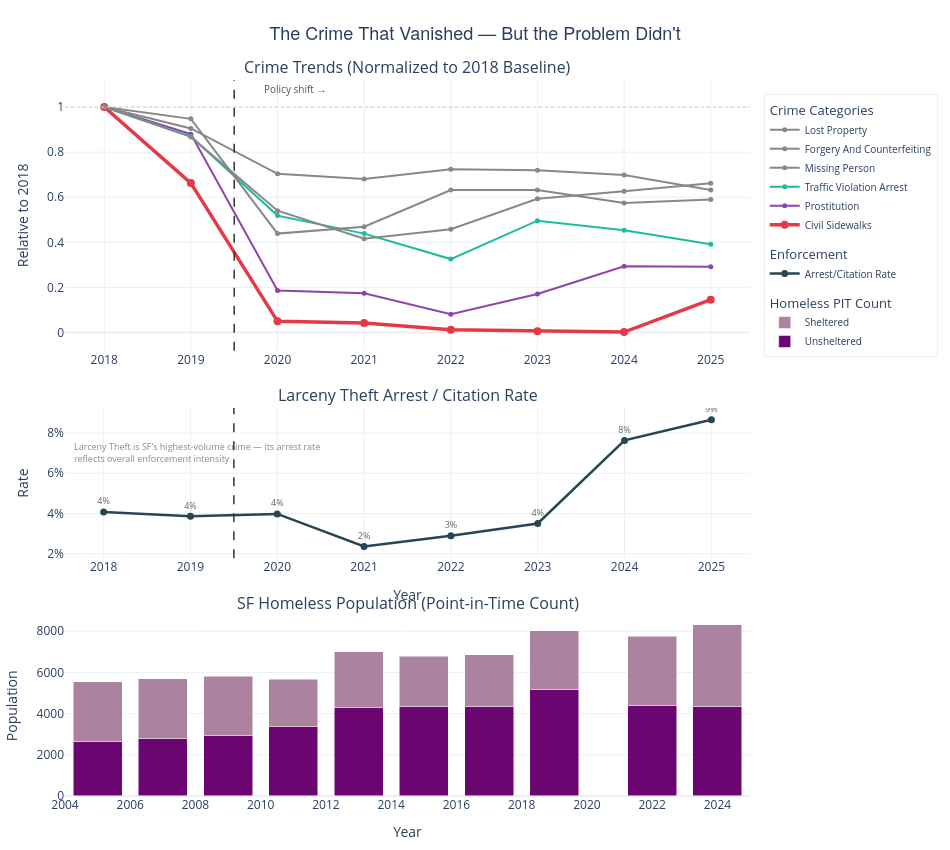

The notebook cell this image was saved under:
### Code cell
# --- VISUALIZATION 3: Interactive 3-panel Plotly dashboard ---

fig = make_subplots(
    rows=3, cols=1,
    row_heights=[0.45, 0.25, 0.30],
    shared_xaxes=False,
    vertical_spacing=0.08,
    subplot_titles=[
        'Crime Trends (Normalized to 2018 Baseline)',
        'Larceny Theft Arrest / Citation Rate',
        'SF Homeless Population (Point-in-Time Count)'
    ]
)

# --- Top panel: Crime trend lines ---
for crime in story_categories:
    crime_data = story_yearly[story_yearly['Incident Category'] == crime]
    is_cs = crime == 'Civil Sidewalks'
    color = PLOTLY_COLORS.get(crime, '#888')
    fig.add_trace(
        go.Scatter(
            x=crime_data['Year'],
            y=crime_data['Normalized'],
            name=crime,
            mode='lines+markers',
            line=dict(color=color, width=3.5 if is_cs else 2),
            marker=dict(size=8 if is_cs else 5),
            legendgroup='crimes',
            legendgrouptitle_text='Crime Categories',
            hovertemplate=(
                f'<b>{crime}</b><br>'
                'Year: %{x}<br>'
                'Relative to 2018: %{y:.2f}x<br>'
                f'Absolute: %{{customdata:,}}'
                '<extra></extra>'
            ),
            customdata=crime_data['Count'],
        ),
        row=1, col=1
    )

# Boudin line
fig.add_vline(x=2019.5, line_dash='dash', line_color=PALETTE['boudin_line'],
              line_width=1.5, row=1, col=1)
fig.add_annotation(
    x=2020.2, y=1.08, text='Policy shift \u2192', showarrow=False,
    font=dict(size=10, color=PALETTE['annotation']), row=1, col=1
)
fig.add_hline(y=1.0, line_dash='dot', line_color='#ccc', line_width=1, row=1, col=1)

# --- Middle panel: Arrest rate ---
fig.add_trace(
    go.Scatter(
        x=arrest_yearly['Year'],
        y=arrest_yearly['Arrest_Rate'],
        name='Arrest/Citation Rate',
        mode='lines+markers+text',
        line=dict(color=PALETTE['larceny_theft'], width=2.5),
        marker=dict(size=7, color=PALETTE['larceny_theft']),
        text=[f'{r:.0%}' for r in arrest_yearly['Arrest_Rate']],
        textposition='top center',
        textfont=dict(size=9, color='#666'),
        legendgroup='enforcement',
        legendgrouptitle_text='Enforcement',
        hovertemplate=(
            '<b>Larceny Theft Enforcement</b><br>'
            'Year: %{x}<br>'
            'Arrest/Citation Rate: %{y:.1%}<br>'
            '<extra></extra>'
        ),
    ),
    row=2, col=1
)

fig.add_vline(x=2019.5, line_dash='dash', line_color=PALETTE['boudin_line'],
              line_width=1.5, row=2, col=1)

# --- Bottom panel: Homeless population ---
for htype, color in [('Unsheltered', PALETTE['homeless_unsheltered']),
                      ('Sheltered', PALETTE['homeless_sheltered'])]:
    h_data = homeless_df[homeless_df['Type'] == htype]
    fig.add_trace(
        go.Bar(
            x=h_data['Year'],
            y=h_data['Count'],
            name=htype,
            marker_color=color,
            legendgroup='homeless',
            legendgrouptitle_text='Homeless PIT Count',
            hovertemplate=f'<b>{htype}</b><br>Year: %{{x}}<br>Count: %{{y:,}}<extra></extra>',
            width=1.5
        ),
        row=3, col=1
    )

# --- Layout ---
fig.update_layout(
    height=850, width=950,
    template='plotly_white',
    title=dict(
        text="The Crime That Vanished \u2014 But the Problem Didn't",
        font=dict(size=18, family='Helvetica Neue, Arial, sans-serif'),
        x=0.5, xanchor='center'
    ),
    legend=dict(
        orientation='v', yanchor='top', y=0.98, xanchor='left', x=1.02,
        font=dict(size=10), bgcolor='rgba(255,255,255,0.9)',
        bordercolor='#eee', borderwidth=1
    ),
    barmode='stack',
    hovermode='x unified',
    margin=dict(t=80, b=40, l=60, r=150),
)

fig.update_yaxes(title_text='Relative to 2018', row=1, col=1)
fig.update_yaxes(title_text='Rate', tickformat='.0%', row=2, col=1)
fig.update_yaxes(title_text='Population', row=3, col=1)
fig.update_xaxes(dtick=1, row=1, col=1)
fig.update_xaxes(dtick=1, title_text='Year', row=2, col=1)
fig.update_xaxes(dtick=2, title_text='Year', row=3, col=1)

fig.add_annotation(
    text="Larceny Theft is SF's highest-volume crime \u2014 its arrest rate<br>reflects overall enforcement intensity",
    xref='paper', yref='paper', x=0.01, y=0.48, showarrow=False,
    font=dict(size=9, color='#888'), align='left'
)

fig.show()

### Figure 1 — Plotly figure (JSON) as saved in the notebook; plotly's stock layout.template omitted (floating-point values rounded to 4 significant figures)
{"data": [{"customdata": [501, 332, 25, 21, 6, 3, 1, 73], "hovertemplate": "<b>Civil Sidewalks</b><br>Year: %{x}<br>Relative to 2018: %{y:.2f}x<br>Absolute: %{customdata:,}<extra></extra>", "legendgroup": "crimes", "legendgrouptitle": {"text": "Crime Categories"}, "line": {"color": "#E63946", "width": 3.5}, "marker": {"size": 8}, "mode": "lines+markers", "name": "Civil Sidewalks", "type": "scatter", "x": [2018, 2019, 2020, 2021, 2022, 2023, 2024, 2025], "xaxis": "x", "y": [1.0, 0.6627, 0.0499, 0.04192, 0.01198, 0.005988, 0.001996, 0.1457], "yaxis": "y"}, {"customdata": [333, 293, 62, 58, 27, 57, 98, 97], "hovertemplate": "<b>Prostitution</b><br>Year: %{x}<br>Relative to 2018: %{y:.2f}x<br>Absolute: %{customdata:,}<extra></extra>", "legendgroup": "crimes", "legendgrouptitle": {"text": "Crime Categories"}, "line": {"color": "#8E44AD", "width": 2}, "marker": {"size": 5}, "mode": "lines+markers", "name": "Prostitution", "type": "scatter", "x": [2018, 2019, 2020, 2021, 2022, 2023, 2024, 2025], "xaxis": "x", "y": [1.0, 0.8799, 0.1862, 0.1742, 0.08108, 0.1712, 0.2943, 0.2913], "yaxis": "y"}, {"customdata": [2044, 1778, 1060, 897, 666, 1014, 927, 800], "hovertemplate": "<b>Traffic Violation Arrest</b><br>Year: %{x}<br>Relative to 2018: %{y:.2f}x<br>Absolute: %{customdata:,}<extra></extra>", "legendgroup": "crimes", "legendgrouptitle": {"text": "Crime Categories"}, "line": {"color": "#1ABC9C", "width": 2}, "marker": {"size": 5}, "mode": "lines+markers", "name": "Traffic Violation Arrest", "type": "scatter", "x": [2018, 2019, 2020, 2021, 2022, 2023, 2024, 2025], "xaxis": "x", "y": [1.0, 0.8699, 0.5186, 0.4388, 0.3258, 0.4961, 0.4535, 0.3914], "yaxis": "y"}, {"customdata": [3713, 3360, 2614, 2530, 2689, 2673, 2594, 2349], "hovertemplate": "<b>Missing Person</b><br>Year: %{x}<br>Relative to 2018: %{y:.2f}x<br>Absolute: %{customdata:,}<extra></extra>", "legendgroup": "crimes", "legendgrouptitle": {"text": "Crime Categories"}, "line": {"color": "#888", "width": 2}, "marker": {"size": 5}, "mode": "lines+markers", "name": "Missing Person", "type": "scatter", "x": [2018, 2019, 2020, 2021, 2022, 2023, 2024, 2025], "xaxis": "x", "y": [1.0, 0.9049, 0.704, 0.6814, 0.7242, 0.7199, 0.6986, 0.6326], "yaxis": "y"}, {"customdata": [733, 636, 396, 305, 336, 435, 459, 485], "hovertemplate": "<b>Forgery And Counterfeiting</b><br>Year: %{x}<br>Relative to 2018: %{y:.2f}x<br>Absolute: %{customdata:,}<extra></extra>", "legendgroup": "crimes", "legendgrouptitle": {"text": "Crime Categories"}, "line": {"color": "#888", "width": 2}, "marker": {"size": 5}, "mode": "lines+markers", "name": "Forgery And Counterfeiting", "type": "scatter", "x": [2018, 2019, 2020, 2021, 2022, 2023, 2024, 2025], "xaxis": "x", "y": [1.0, 0.8677, 0.5402, 0.4161, 0.4584, 0.5935, 0.6262, 0.6617], "yaxis": "y"}, {"customdata": [5823, 5518, 2555, 2731, 3679, 3684, 3343, 3437], "hovertemplate": "<b>Lost Property</b><br>Year: %{x}<br>Relative to 2018: %{y:.2f}x<br>Absolute: %{customdata:,}<extra></extra>", "legendgroup": "crimes", "legendgrouptitle": {"text": "Crime Categories"}, "line": {"color": "#888", "width": 2}, "marker": {"size": 5}, "mode": "lines+markers", "name": "Lost Property", "type": "scatter", "x": [2018, 2019, 2020, 2021, 2022, 2023, 2024, 2025], "xaxis": "x", "y": [1.0, 0.9476, 0.4388, 0.469, 0.6318, 0.6327, 0.5741, 0.5902], "yaxis": "y"}, {"hovertemplate": "<b>Larceny Theft Enforcement</b><br>Year: %{x}<br>Arrest/Citation Rate: %{y:.1%}<br><extra></extra>", "legendgroup": "enforcement", "legendgrouptitle": {"text": "Enforcement"}, "line": {"color": "#264653", "width": 2.5}, "marker": {"color": "#264653", "size": 7}, "mode": "lines+markers+text", "name": "Arrest/Citation Rate", "text": ["4%", "4%", "4%", "2%", "3%", "4%", "8%", "9%"], "textfont": {"color": "#666", "size": 9}, "textposition": "top center", "type": "scatter", "x": [2018, 2019, 2020, 2021, 2022, 2023, 2024, 2025], "xaxis": "x2", "y": [0.04078, 0.03864, 0.03981, 0.02365, 0.02899, 0.03505, 0.07636, 0.08659], "yaxis": "y2"}, {"hovertemplate": "<b>Unsheltered</b><br>Year: %{x}<br>Count: %{y:,}<extra></extra>", "legendgroup": "homeless", "legendgrouptitle": {"text": "Homeless PIT Count"}, "marker": {"color": "#6A0572"}, "name": "Unsheltered", "type": "bar", "width": 1.5, "x": [2005, 2007, 2009, 2011, 2013, 2015, 2017, 2019, 2022, 2024], "xaxis": "x3", "y": [2655, 2791, 2942, 3371, 4315, 4358, 4353, 5180, 4397, 4354], "yaxis": "y3"}, {"hovertemplate": "<b>Sheltered</b><br>Year: %{x}<br>Count: %{y:,}<extra></extra>", "legendgroup": "homeless", "legendgrouptitle": {"text": "Homeless PIT Count"}, "marker": {"color": "#AB83A1"}, "name": "Sheltered", "type": "bar", "width": 1.5, "x": [2005, 2007, 2009, 2011, 2013, 2015, 2017, 2019, 2022, 2024], "xaxis": "x3", "y": [2895, 2912, 2881, 2298, 2693, 2417, 2505, 2855, 3357, 3969], "yaxis": "y3"}], "layout": {"annotations": [{"font": {"size": 16}, "showarrow": false, "text": "Crime Trends (Normalized to 2018 Baseline)", "x": 0.5, "xanchor": "center", "xref": "paper", "y": 1.0, "yanchor": "bottom", "yref": "paper"}, {"font": {"size": 16}, "showarrow": false, "text": "Larceny Theft Arrest / Citation Rate", "x": 0.5, "xanchor": "center", "xref": "paper", "y": 0.542, "yanchor": "bottom", "yref": "paper"}, {"font": {"size": 16}, "showarrow": false, "text": "SF Homeless Population (Point-in-Time Count)", "x": 0.5, "xanchor": "center", "xref": "paper", "y": 0.252, "yanchor": "bottom", "yref": "paper"}, {"font": {"color": "#555555", "size": 10}, "showarrow": false, "text": "Policy shift →", "x": 2020.0, "xref": "x", "y": 1.08, "yref": "y"}, {"align": "left", "font": {"color": "#888", "size": 9}, "showarrow": false, "text": "Larceny Theft is SF's highest-volume crime — its arrest rate<br>reflects overall enforcement intensity", "x": 0.01, "xref": "paper", "y": 0.48, "yref": "paper"}], "barmode": "stack", "height": 850, "hovermode": "x unified", "legend": {"bgcolor": "rgba(255,255,255,0.9)", "bordercolor": "#eee", "borderwidth": 1, "font": {"size": 10}, "orientation": "v", "x": 1.02, "xanchor": "left", "y": 0.98, "yanchor": "top"}, "margin": {"b": 40, "l": 60, "r": 150, "t": 80}, "shapes": [{"line": {"color": "#333333", "dash": "dash", "width": 1.5}, "type": "line", "x0": 2020.0, "x1": 2020.0, "xref": "x", "y0": 0, "y1": 1, "yref": "y domain"}, {"line": {"color": "#ccc", "dash": "dot", "width": 1}, "type": "line", "x0": 0, "x1": 1, "xref": "x domain", "y0": 1.0, "y1": 1.0, "yref": "y"}, {"line": {"color": "#333333", "dash": "dash", "width": 1.5}, "type": "line", "x0": 2020.0, "x1": 2020.0, "xref": "x2", "y0": 0, "y1": 1, "yref": "y2 domain"}], "title": {"font": {"family": "Helvetica Neue, Arial, sans-serif", "size": 18}, "text": "The Crime That Vanished — But the Problem Didn't", "x": 0.5, "xanchor": "center"}, "width": 950, "xaxis": {"anchor": "y", "domain": [0.0, 1.0], "dtick": 1}, "xaxis2": {"anchor": "y2", "domain": [0.0, 1.0], "dtick": 1, "title": {"text": "Year"}}, "xaxis3": {"anchor": "y3", "domain": [0.0, 1.0], "dtick": 2, "title": {"text": "Year"}}, "yaxis": {"anchor": "x", "domain": [0.622, 1.0], "title": {"text": "Relative to 2018"}}, "yaxis2": {"anchor": "x2", "domain": [0.332, 0.542], "tickformat": ".0%", "title": {"text": "Rate"}}, "yaxis3": {"anchor": "x3", "domain": [0.0, 0.252], "title": {"text": "Population"}}}}
